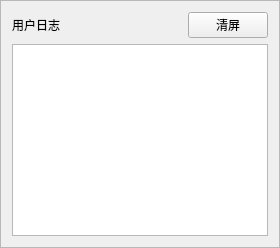
           <widget class="QFrame" name="frame">
            <property name="sizePolicy">
             <sizepolicy hsizetype="MinimumExpanding" vsizetype="Expanding">
              <horstretch>0</horstretch>
              <verstretch>0</verstretch>
             </sizepolicy>
            </property>
            <property name="frameShape">
             <enum>QFrame::Shape::StyledPanel</enum>
            </property>
            <property name="frameShadow">
             <enum>QFrame::Shadow::Raised</enum>
            </property>
            <layout class="QVBoxLayout" name="verticalLayout_3">
             <item>
              <layout class="QHBoxLayout" name="horizontalLayout_15">
               <item>
                <widget class="QLabel" name="label_19">
                 <property name="text">
                  <string>用户日志</string>
                 </property>
                </widget>
               </item>
               <item>
                <widget class="QPushButton" name="pushButton_user_log_clear">
                 <property name="sizePolicy">
                  <sizepolicy hsizetype="Maximum" vsizetype="Fixed">
                   <horstretch>0</horstretch>
                   <verstretch>0</verstretch>
                  </sizepolicy>
                 </property>
                 <property name="text">
                  <string>清屏</string>
                 </property>
                </widget>
               </item>
              </layout>
             </item>
             <item>
              <widget class="QTextBrowser" name="textBrowser_user_log">
               <property name="sizePolicy">
                <sizepolicy hsizetype="MinimumExpanding" vsizetype="Expanding">
                 <horstretch>0</horstretch>
                 <verstretch>0</verstretch>
                </sizepolicy>
               </property>
               <property name="cursor" stdset="0">
                <cursorShape>IBeamCursor</cursorShape>
               </property>
              </widget>
             </item>
            </layout>
           </widget>
